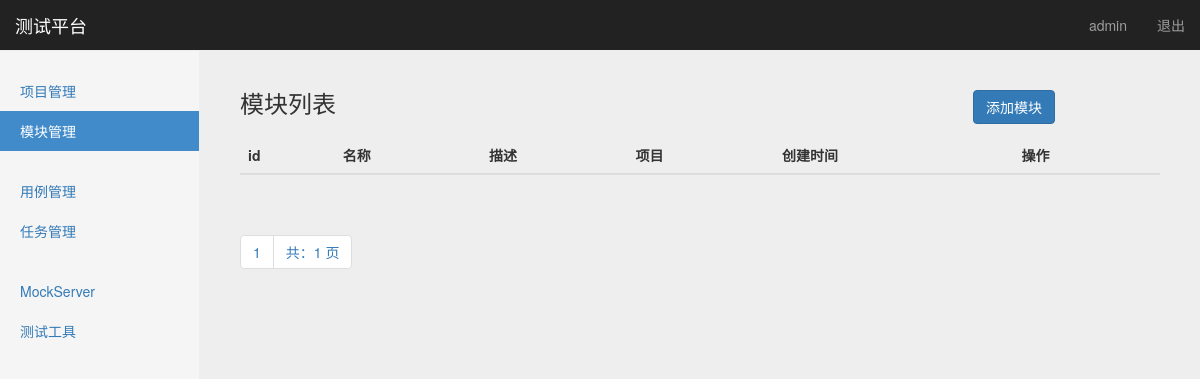
Page /manage/module_manage/ (signed in) on the earlier database version.
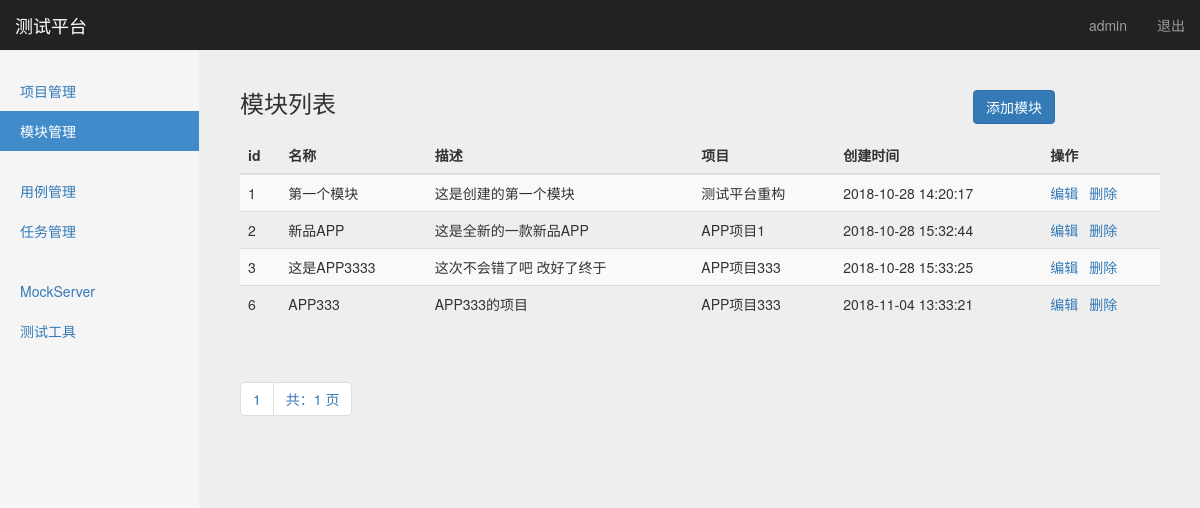
Same page on the later database version.
### project_app/models.py (models this page shows, shortened)
class Module(models.Model):
    project = models.ForeignKey(ProjectManage, on_delete=models.CASCADE)
    title = models.CharField("名称", max_length=100, blank=False, default="")  # 名称
    description = models.TextField("描述", max_length=100, default="")  # 描述
    create_time = models.DateTimeField("创建时间", auto_now_add=True)  # 创建时间

class ProjectManage(models.Model):
    title = models.CharField("名称", max_length=100, blank=False, default="")  # 名称
    description = models.TextField("描述", max_length=100, default="")  # 描述
    status = models.BooleanField("status", default=True)  # 状态
    create_time = models.DateTimeField("创建时间", auto_now_add=True)  # 创建时间
    def __str__(self):
        return self.title

### project_app/views/module_views.py (the view)
# urls.py: path('module_manage/', module_views.module_manage),
@login_required
def module_manage(request):
    username = request.session.get('user1', '')  # 读取浏览器cookies
    manage_list = Module.objects.get_queryset().order_by('id')
    paginator = Paginator(manage_list, 10)
    page = request.GET.get("page")
    try:
        contacts = paginator.page(page)
    except PageNotAnInteger:
        contacts = paginator.page(1)
    except EmptyPage:
        contacts = paginator.page(paginator.num_pages)
    return render(request, "module_manage.html", {"user": username,
                                                  "modules": contacts,
                                                  "type": "list"
                                                  })

### templates/module_manage.html (shortened to what this page needs)
{% extends "base.html" %}
{% block content %}
  <body>
    <nav class="navbar navbar-inverse navbar-fixed-top">
      <div class="container-fluid">
        <div class="navbar-header">
          <a class="navbar-brand" href="#">测试平台</a>
        </div>
        <div id="navbar" class="navbar-collapse collapse">
          <ul class="nav navbar-nav navbar-right">
            <li><a href="#">{{ user }}</a></li>
            <li><a href="/logout/">退出</a></li>
          </ul>
        </div>
      </div>
    </nav>
    <div class="container-fluid">
      <div class="row">
        <div class="col-sm-3 col-md-2 sidebar">
          <ul class="nav nav-sidebar">
            <li> <a href="/manage/project_manage/">项目管理</a></li>
            <li class="active"><a href="#">模块管理</a></li>
          </ul>
          <ul class="nav nav-sidebar">
            <li><a href="/interface/case_manage/">用例管理</a></li>
            <li><a href="">任务管理</a></li>
          </ul>
          <ul class="nav nav-sidebar">
            <li><a href="">MockServer</a></li>
            <li><a href="">测试工具</a></li>
          </ul>
        </div>
        {% if type == 'list'%}
        <div class="col-sm-9 col-sm-offset-3 col-md-10 col-md-offset-2 main">
         <div>
            <h3 class="sub-header">模块列表
                <button type="button" class="btn btn-primary" style="float: right;margin-right: 105px;"
                onclick="window.location.href='/manage/add_module/'">添加模块</button>
            </h3>
         </div>
          <div class="table-responsive">
            <table class="table table-striped">
              <thead>
                <tr>
                  <th>id</th>
                  <th>名称</th>
                  <th>描述</th>
                  <th>项目</th>
                  <th>创建时间</th>
                  <th>操作</th>
                </tr>
              </thead>
              <tbody>
                {% for module in modules %}
                  <tr>
                    <td>{{ module.id }}</td>
                    <td>{{ module.title }}</td>
                    <td>{{ module.description }}</td>
                    <td>{{ module.project }}</td>
                    <td>{{ module.create_time | date:"Y-m-d H:i:s" }}</td>
                    <td>
                      <a href="/manage/edit_module/{{module.id}}/">编辑</a>&ensp;
                      <a href="/manage/delete_module/{{module.id}}/">删除</a>
                    </td>
                  </tr>
                {% endfor %}
              </tbody>
            </table>
               <div class="pagination">
                  <span class="step-links">
                    <ul class="pagination">
                       <li><a href="#">{{ modules.number }}</a></li>
                      <li><a href="#">共：{{ modules.paginator.num_pages }} 页</a></li>
                    </ul>
                  </span>
               </div>
          </div>
        </div>
      {% endif %}
    </div>
{% endblock %}

Differences in the rows shown:
added Module: id "1", title "第一个模块", description "这是创建的第一个模块", project "测试平台重构", create_time "2018-10-28 14:20:17"
added Module: id "2", title "新品APP", description "这是全新的一款新品APP", project "APP项目1", create_time "2018-10-28 15:32:44"
added Module: id "3", title "这是APP3333", description "这次不会错了吧 改好了终于", project "APP项目333", create_time "2018-10-28 15:33:25"
added Module: id "6", title "APP333", description "APP333的项目", project "APP项目333", create_time "2018-11-04 13:33:21"
